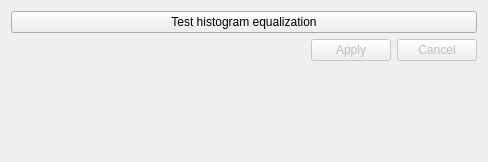
               <widget class="QWidget" name="tab">
                <attribute name="title">
                 <string>Histogram equalization</string>
                </attribute>
                <layout class="QVBoxLayout" name="verticalLayout_7">
                 <item>
                  <widget class="QPushButton" name="btn_test_histogram_equalization">
                   <property name="text">
                    <string>Test histogram equalization</string>
                   </property>
                  </widget>
                 </item>
                 <item>
                  <layout class="QHBoxLayout" name="horizontalLayout_7">
                   <property name="leftMargin">
                    <number>300</number>
                   </property>
                   <property name="bottomMargin">
                    <number>50</number>
                   </property>
                   <item>
                    <widget class="QPushButton" name="btn_apply_histogram_equalization">
                     <property name="enabled">
                      <bool>false</bool>
                     </property>
                     <property name="text">
                      <string>Apply</string>
                     </property>
                    </widget>
                   </item>
                   <item>
                    <widget class="QPushButton" name="btn_cancel_histogram_equalization">
                     <property name="enabled">
                      <bool>false</bool>
                     </property>
                     <property name="text">
                      <string>Cancel</string>
                     </property>
                    </widget>
                   </item>
                  </layout>
                 </item>
                 <item>
                  <spacer name="verticalSpacer_2">
                   <property name="orientation">
                    <enum>Qt::Vertical</enum>
                   </property>
                   <property name="sizeHint" stdset="0">
                    <size>
                     <width>20</width>
                     <height>40</height>
                    </size>
                   </property>
                  </spacer>
                 </item>
                </layout>
               </widget>
